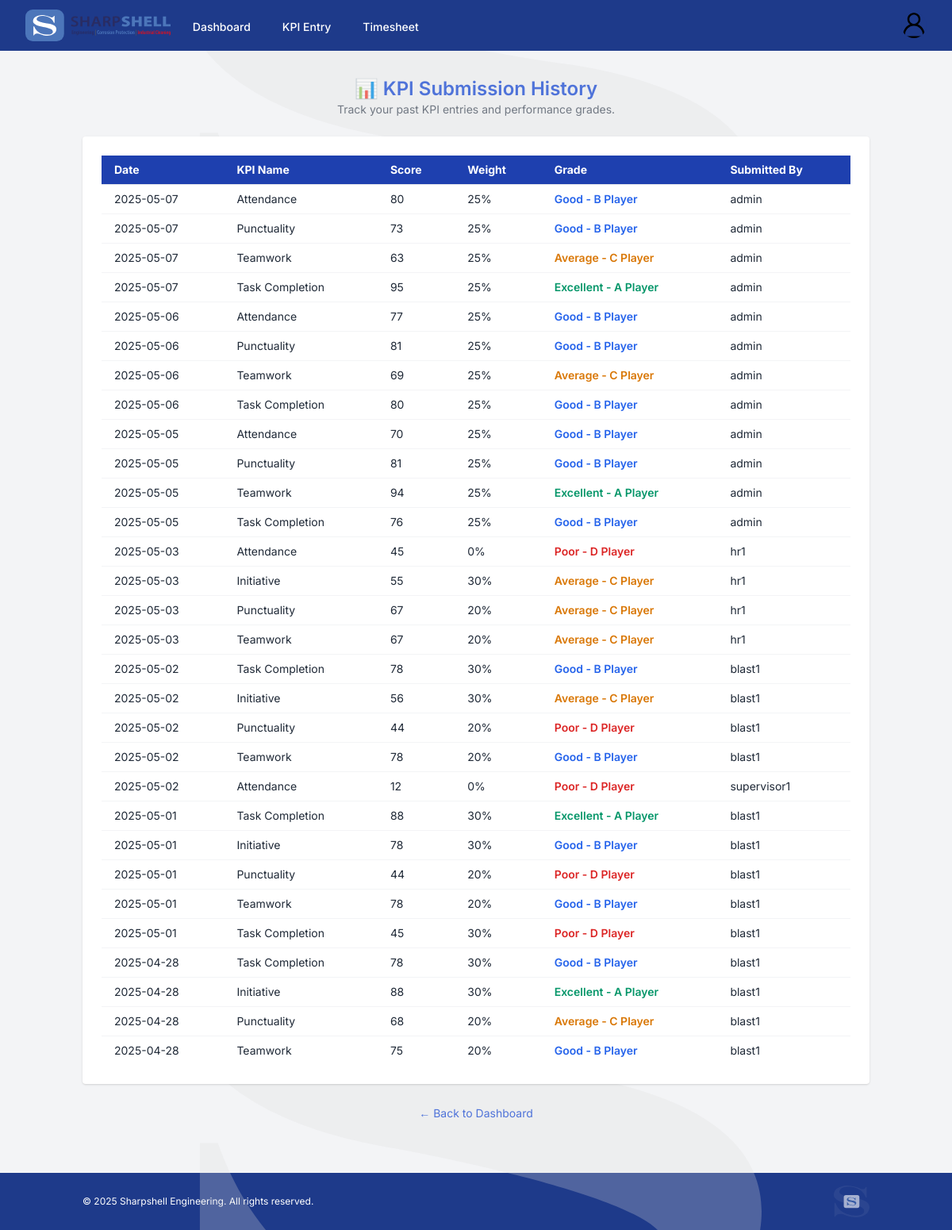
The app's page /kpi/history (signed in) with its own data.
### app/models.py (models this page shows)
class KPI(db.Model):
    __table_args__ = {'extend_existing': True}  # ✅ Fix for existing table error
    id = db.Column(db.Integer, primary_key=True)
    employee_id = db.Column(db.Integer, db.ForeignKey('user.id'))
    kpi_name = db.Column(db.String(100))
    score = db.Column(db.Float)
    weight = db.Column(db.Float)
    grade = db.Column(db.String(20))
    date = db.Column(db.Date)
    submitted_by = db.Column(db.String(150))  # ✅ New field to track who submitted it: username or role

### app/routes.py (the view)
@main.route('/kpi/history')
def kpi_history():
    if 'user_id' not in session:
        return redirect(url_for('main.login'))
    user_id = session['user_id']
    username = session['username']
    all_kpis = KPI.query.filter_by(employee_id=user_id).order_by(KPI.date.desc()).all()
    supervisor_kpis = [k for k in all_kpis if k.submitted_by != username]
    self_kpis = [k for k in all_kpis if k.submitted_by == username]
    kpis = all_kpis
    kpi_source = supervisor_kpis if supervisor_kpis else self_kpis
    kpi_data = [
        {
            "date": k.date.strftime("%Y-%m-%d"),
            "kpi_name": k.kpi_name,
            "score": k.score,
            "weight": k.weight,
            "grade": k.grade,
            "submitted_by": k.submitted_by
        }
        for k in kpi_source
    ]
    return render_template('kpi_history.html', kpis=kpis, kpi_data=kpi_data, current_user=username)

### app/__init__.py (called while the page is built)
def create_app():
    app = Flask(__name__)
    app.secret_key = 'your-secret-key'
    base_dir = os.path.abspath(os.path.dirname(__file__))  # app/
    db_path = os.path.join(base_dir, '..', 'database', 'pms.sqlite')
    app.config['SQLALCHEMY_DATABASE_URI'] = f"sqlite:///{db_path}"
    app.config['SQLALCHEMY_TRACK_MODIFICATIONS'] = False
    app.jinja_env.globals.update(now=datetime.now)
    app.jinja_env.globals['now'] = datetime.utcnow
    @app.context_processor
    def inject_datetime():
        return {'datetime': datetime}
    db.init_app(app)
    Migrate(app, db)
    login_manager.init_app(app)
    login_manager.login_view = 'main.login'
    login_manager.login_message = "Please log in to access this page."
    app.register_blueprint(main_blueprint)
    return app

### app/templates/kpi_history.html (shortened to what this page needs)
{% extends 'base.html' %}
{% block content %}
<div class="text-center mb-6">
  <h2 class="text-2xl font-semibold text-blue-700">📊 KPI Submission History</h2>
  <p class="text-gray-600 text-sm">Track your past KPI entries and performance grades.</p>
</div>
<div class="relative z-10 max-w-5xl mx-auto bg-white p-6 rounded shadow">
  {% if kpis %}
    <div class="overflow-x-auto">
      <table class="min-w-full divide-y divide-gray-200 text-sm">
        <thead class="bg-blue-800 text-white">
          <tr>
            <th class="px-4 py-2 text-left">Date</th>
            <th class="px-4 py-2 text-left">KPI Name</th>
            <th class="px-4 py-2 text-left">Score</th>
            <th class="px-4 py-2 text-left">Weight</th>
            <th class="px-4 py-2 text-left">Grade</th>
            <th class="px-4 py-2 text-left">Submitted By</th>
          </tr>
        </thead>
        <tbody class="bg-white divide-y divide-gray-100">
          {% for kpi in kpis %}
          <tr>
            <td class="px-4 py-2">{{ kpi.date.strftime('%Y-%m-%d') }}</td>
            <td class="px-4 py-2">{{ kpi.kpi_name }}</td>
            <td class="px-4 py-2">{{ "%.0f"|format(kpi.score) }}</td>
            <td class="px-4 py-2">{{ "%.0f"|format(kpi.weight * 100) }}%</td>
            <td class="px-4 py-2 font-semibold
              {% if 'Excellent' in kpi.grade %}text-green-600
              {% elif 'Good' in kpi.grade %}text-blue-600
              {% elif 'Average' in kpi.grade %}text-yellow-600
              {% elif 'Poor' in kpi.grade %}text-red-600
              {% else %}text-gray-700{% endif %}">
              {{ kpi.grade }}
            </td>
            <td class="px-4 py-2">
              {% if kpi.submitted_by == current_user %}
                Self
              {% else %}
                {{ kpi.submitted_by }}
              {% endif %}
            </td>
          </tr>
          {% endfor %}
        </tbody>
      </table>
    </div>
  {% else %}
    <div class="text-center text-gray-600 py-6">
      <p>No KPI entries found yet.</p>
    </div>
  {% endif %}
</div>
<div class="text-center mt-6">
  <a href="{{ url_for('main.dashboard') }}" class="text-blue-700 text-sm hover:underline">← Back to Dashboard</a>
</div>
{% endblock %}

### app/templates/base.html (style rules this page uses)
body { font-family: 'Inter', sans-serif; }

### records on screen
KPI: date "2025-05-07", kpi_name "Attendance", score "80", kpi.weight*100 "25", grade "Good - B Player", submitted_by "admin"
KPI: date "2025-05-07", kpi_name "Punctuality", score "73", kpi.weight*100 "25", grade "Good - B Player", submitted_by "admin"
KPI: date "2025-05-07", kpi_name "Teamwork", score "63", kpi.weight*100 "25", grade "Average - C Player", submitted_by "admin"
KPI: date "2025-05-07", kpi_name "Task Completion", score "95", kpi.weight*100 "25", grade "Excellent - A Player", submitted_by "admin"
KPI: date "2025-05-06", kpi_name "Attendance", score "77", kpi.weight*100 "25", grade "Good - B Player", submitted_by "admin"
KPI: date "2025-05-06", kpi_name "Punctuality", score "81", kpi.weight*100 "25", grade "Good - B Player", submitted_by "admin"
KPI: date "2025-05-06", kpi_name "Teamwork", score "69", kpi.weight*100 "25", grade "Average - C Player", submitted_by "admin"
KPI: date "2025-05-06", kpi_name "Task Completion", score "80", kpi.weight*100 "25", grade "Good - B Player", submitted_by "admin"
KPI: date "2025-05-05", kpi_name "Attendance", score "70", kpi.weight*100 "25", grade "Good - B Player", submitted_by "admin"
KPI: date "2025-05-05", kpi_name "Punctuality", score "81", kpi.weight*100 "25", grade "Good - B Player", submitted_by "admin"
KPI: date "2025-05-05", kpi_name "Teamwork", score "94", kpi.weight*100 "25", grade "Excellent - A Player", submitted_by "admin"
KPI: date "2025-05-05", kpi_name "Task Completion", score "76", kpi.weight*100 "25", grade "Good - B Player", submitted_by "admin"
KPI: date "2025-05-03", kpi_name "Attendance", score "45", kpi.weight*100 "0", grade "Poor - D Player", submitted_by "hr1"
KPI: date "2025-05-03", kpi_name "Initiative", score "55", kpi.weight*100 "30", grade "Average - C Player", submitted_by "hr1"
KPI: date "2025-05-03", kpi_name "Punctuality", score "67", kpi.weight*100 "20", grade "Average - C Player", submitted_by "hr1"
KPI: date "2025-05-03", kpi_name "Teamwork", score "67", kpi.weight*100 "20", grade "Average - C Player", submitted_by "hr1"
KPI: date "2025-05-02", kpi_name "Task Completion", score "78", kpi.weight*100 "30", grade "Good - B Player", submitted_by "blast1"
KPI: date "2025-05-02", kpi_name "Initiative", score "56", kpi.weight*100 "30", grade "Average - C Player", submitted_by "blast1"
KPI: date "2025-05-02", kpi_name "Punctuality", score "44", kpi.weight*100 "20", grade "Poor - D Player", submitted_by "blast1"
KPI: date "2025-05-02", kpi_name "Teamwork", score "78", kpi.weight*100 "20", grade "Good - B Player", submitted_by "blast1"
KPI: date "2025-05-02", kpi_name "Attendance", score "12", kpi.weight*100 "0", grade "Poor - D Player", submitted_by "supervisor1"
KPI: date "2025-05-01", kpi_name "Task Completion", score "88", kpi.weight*100 "30", grade "Excellent - A Player", submitted_by "blast1"
KPI: date "2025-05-01", kpi_name "Initiative", score "78", kpi.weight*100 "30", grade "Good - B Player", submitted_by "blast1"
KPI: date "2025-05-01", kpi_name "Punctuality", score "44", kpi.weight*100 "20", grade "Poor - D Player", submitted_by "blast1"
KPI: date "2025-05-01", kpi_name "Teamwork", score "78", kpi.weight*100 "20", grade "Good - B Player", submitted_by "blast1"
KPI: date "2025-05-01", kpi_name "Task Completion", score "45", kpi.weight*100 "30", grade "Poor - D Player", submitted_by "blast1"
KPI: date "2025-04-28", kpi_name "Task Completion", score "78", kpi.weight*100 "30", grade "Good - B Player", submitted_by "blast1"
KPI: date "2025-04-28", kpi_name "Initiative", score "88", kpi.weight*100 "30", grade "Excellent - A Player", submitted_by "blast1"
KPI: date "2025-04-28", kpi_name "Punctuality", score "68", kpi.weight*100 "20", grade "Average - C Player", submitted_by "blast1"
KPI: date "2025-04-28", kpi_name "Teamwork", score "75", kpi.weight*100 "20", grade "Good - B Player", submitted_by "blast1"
